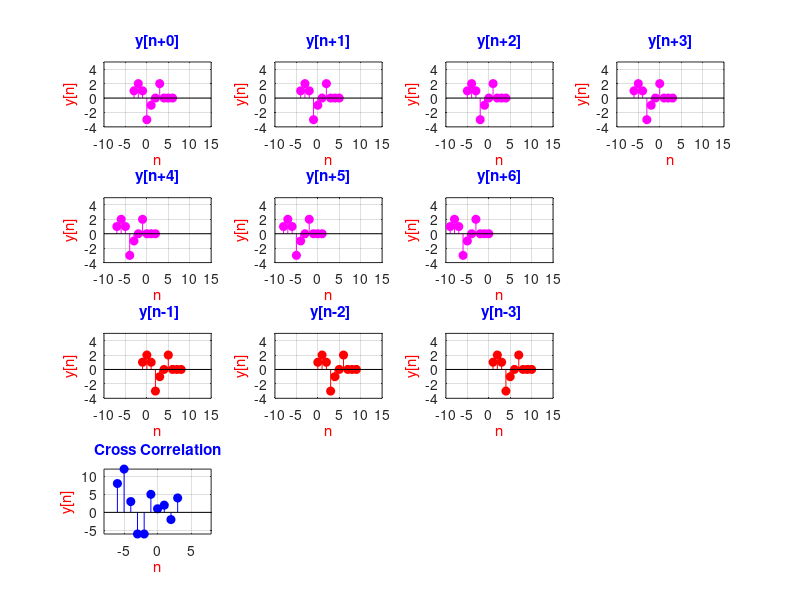

Reproduce this figure in MATLAB.
n=-3:6;
x=[2,-1,2,3,1,0,1,0,2,3];
y=[1,2,1,-3,-1,0,2,0,0,0];
sum1=0;
ls=[];
plus=[];
minus=[];
for i=1:7
    subplot(4,4,i);
    stem(n,y,'m','filled');
    xlabel('n','Color','r');
    ylabel('y[n]','Color','r');
    title(sprintf('y[n+%d]',i-1),'color','b');
    axis([-10 15 -4 5]);
    grid ;
    sum=0;
    for cc=1:11-i
        sum=sum+x(cc).*y(cc+i-1); 
    end 
    disp((sprintf("x[n]*y[n+%d] = %d",i-1,sum)));
    ls=[ls,sum];
    sum=0;
    n = -3-i:6-i;
end 
  
n=-3:6;
x=[2,-1,2,3,1,0,1,0,2,3];
y=[1,2,1,-3,-1,0,2,0,0,0];
for i=2:4
    n = -3+i:6+i;
    subplot(4,4,i+7);
    stem(n,y,'r','filled');
    xlabel('n','Color','r');
    ylabel('y[n]','Color','r');
    title(sprintf(' y[n-%d]',i-1),'color','b');
    axis([-10 15 -4 5]);
    grid ;
    sum=0;
    for cc=1:11-i
        sum=sum+x(cc+i-1).*y(cc); 
    end 
    disp((sprintf("x[n]*y[n-%d] = %d",i-1,sum)));
        
    plus=[plus,sum];
    sum=0;  
end 
b=flip(plus);
minus=[minus,b];
minus=[minus,ls];
disp(minus)


n=-6:3;
subplot(4,4,13)
stem(n,minus,'b','filled');
xlabel('n','Color','r');
ylabel('y[n]','Color','r');
title('Cross Correlation','color','b')
axis([-8 8 -inf inf]);
grid ;






